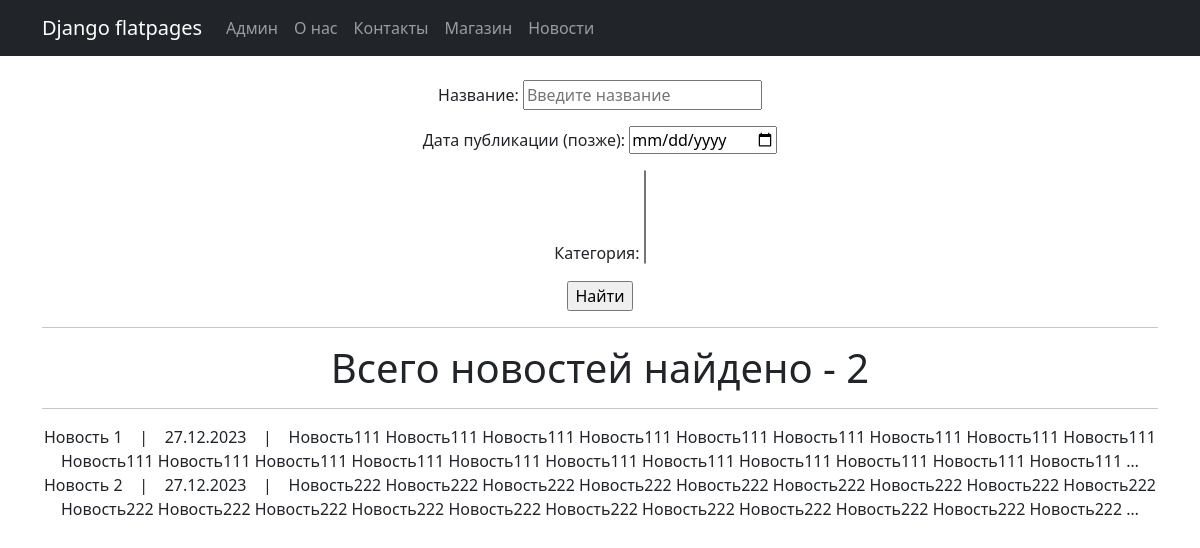
Before: /newsportal/posts/search with the older database file.
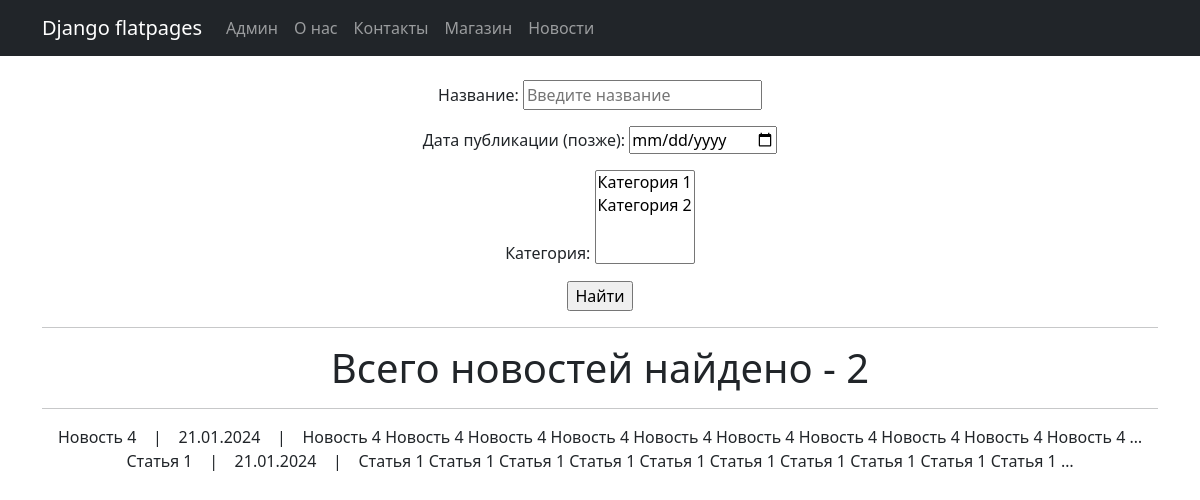
After: the same page with the newer database file.
### newsportal/models.py (models this page shows, shortened)
class Post(models.Model):
    author = models.ForeignKey(Author, on_delete=models.CASCADE)
    postCategory = models.ManyToManyField(Category, through='PostCategory')
    CATEGORY_CHOICES = (
        ('NW', 'Новость'),
        ('AR', 'Статья'),
    )
    categoryType = models.CharField(max_length=2, choices=CATEGORY_CHOICES)
    dateCreation = models.DateTimeField(auto_now_add=True)
    title = models.CharField(max_length=128)
    text = models.TextField()
    rating = models.IntegerField(default=0)

### newsportal/views.py (the view)
# urls.py: path('posts/', PostList.as_view(template_name = 'newsportal/posts.html'), name='posts'),
class PostList(ListView):
    model = Post
    ordering = 'dateCreation'
    context_object_name = 'posts'
    paginate_by = 10
    def get_queryset(self):
        queryset = super().get_queryset()
        self.filterset = PostFilter(self.request.GET, queryset)
        return self.filterset.qs
    def get_context_data(self, **kwargs):
        context = super().get_context_data(**kwargs)
        context['total_posts_count'] = self.filterset.qs.count()
        context['filterset'] = self.filterset
        return context

### newsportal/models.py (called while the page is built)
    def __str__(self):
        return f'{self.name}'

### newsportal/templatetags/custom_filters_newsportal.py (called while the page is built)
@register.filter()
def censor(value):
    stop_list = STOP_LIST_WORDS
    for word in value.split():
        if word.lower() in stop_list:
            value = value.replace(word, f'{word[0]}{"*" * (len(word)-1)}')
    return value

### newsportal/templates/newsportal/posts_search.html (shortened to what this page needs)
{% extends 'flatpages/default.html' %}
{% load custom_filters_newsportal %}
{% load custom_tags_newsportal %}
{% block content %}
    <br>
    <form action="" method="get">
        {{ filterset.form.as_p }}
        <input type="submit" value="Найти" />
    </form>
    <hr>
    <h1>Всего новостей найдено - {{ total_posts_count }}</h1>
    <hr>
    {% if posts %}
           {% for post in posts %}
           <tr>
                {{ post.title|censor }} &nbsp&nbsp | &nbsp&nbsp
                {{ post.dateCreation|date:'d.m.Y'}} &nbsp&nbsp | &nbsp&nbsp
                {{ post.text|truncatewords:20|censor}}
                <br>
           {% endfor %}
    {% endif %}
{% endblock content %}

Changed rows visible on the page:
removed Post: title|censor "Новость 1", dateCreation "27.12.2023", text|censor "Новость111 Новость111 Новость111 Новость111 Новость111 Новость111 Новость111 Новость111 Новость111 Новость111 Новость111 Новость111 Новость111 Новость111 Новость111 Новость111 Новость111 Новость111 Новость111 Новость111 …"
removed Post: title|censor "Новость 2", dateCreation "27.12.2023", text|censor "Новость222 Новость222 Новость222 Новость222 Новость222 Новость222 Новость222 Новость222 Новость222 Новость222 Новость222 Новость222 Новость222 Новость222 Новость222 Новость222 Новость222 Новость222 Новость222 Новость222 …"
added Post: title|censor "Новость 4", dateCreation "21.01.2024", text|censor "Новость 4 Новость 4 Новость 4 Новость 4 Новость 4 Новость 4 Новость 4 Новость 4 Новость 4 Новость 4 …"
added Post: title|censor "Статья 1", dateCreation "21.01.2024", text|censor "Статья 1 Статья 1 Статья 1 Статья 1 Статья 1 Статья 1 Статья 1 Статья 1 Статья 1 Статья 1 …"
Other visible differences:
form field category: (not shown) → "Категория 1 / Категория 2"
